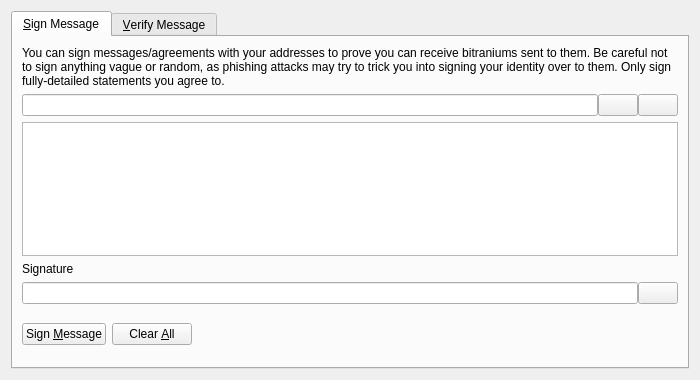
<?xml version="1.0" encoding="UTF-8"?>
<ui version="4.0">
 <class>SignVerifyMessageDialog</class>
 <widget class="QDialog" name="SignVerifyMessageDialog">
  <property name="geometry">
   <rect>
    <x>0</x>
    <y>0</y>
    <width>700</width>
    <height>380</height>
   </rect>
  </property>
  <property name="windowTitle">
   <string>Signatures - Sign / Verify a Message</string>
  </property>
  <property name="modal">
   <bool>true</bool>
  </property>
  <layout class="QVBoxLayout" name="verticalLayout">
   <item>
    <widget class="QTabWidget" name="tabWidget">
     <property name="currentIndex">
      <number>0</number>
     </property>
     <widget class="QWidget" name="tabSignMessage">
      <attribute name="title">
       <string>&amp;Sign Message</string>
      </attribute>
      <layout class="QVBoxLayout" name="verticalLayout_SM">
       <item>
        <widget class="QLabel" name="infoLabel_SM">
         <property name="text">
          <string>You can sign messages/agreements with your addresses to prove you can receive bitraniums sent to them. Be careful not to sign anything vague or random, as phishing attacks may try to trick you into signing your identity over to them. Only sign fully-detailed statements you agree to.</string>
         </property>
         <property name="textFormat">
          <enum>Qt::PlainText</enum>
         </property>
         <property name="wordWrap">
          <bool>true</bool>
         </property>
        </widget>
       </item>
       <item>
        <layout class="QHBoxLayout" name="horizontalLayout_1_SM">
         <property name="spacing">
          <number>0</number>
         </property>
         <item>
          <widget class="QValidatedLineEdit" name="addressIn_SM">
           <property name="toolTip">
            <string>The Bitranium address to sign the message with</string>
           </property>
          </widget>
         </item>
         <item>
          <widget class="QPushButton" name="addressBookButton_SM">
           <property name="toolTip">
            <string>Choose previously used address</string>
           </property>
           <property name="text">
            <string/>
           </property>
           <property name="icon">
            <iconset resource="../bitcoin.qrc">
             <normaloff>:/icons/address-book</normaloff>:/icons/address-book</iconset>
           </property>
           <property name="shortcut">
            <string>Alt+A</string>
           </property>
           <property name="autoDefault">
            <bool>false</bool>
           </property>
          </widget>
         </item>
         <item>
          <widget class="QPushButton" name="pasteButton_SM">
           <property name="toolTip">
            <string>Paste address from clipboard</string>
           </property>
           <property name="text">
            <string/>
           </property>
           <property name="icon">
            <iconset resource="../bitcoin.qrc">
             <normaloff>:/icons/editpaste</normaloff>:/icons/editpaste</iconset>
           </property>
           <property name="shortcut">
            <string>Alt+P</string>
           </property>
           <property name="autoDefault">
            <bool>false</bool>
           </property>
          </widget>
         </item>
        </layout>
       </item>
       <item>
        <widget class="QPlainTextEdit" name="messageIn_SM">
         <property name="toolTip">
          <string>Enter the message you want to sign here</string>
         </property>
        </widget>
       </item>
       <item>
        <widget class="QLabel" name="signatureLabel_SM">
         <property name="text">
          <string>Signature</string>
         </property>
         <property name="textFormat">
          <enum>Qt::PlainText</enum>
         </property>
        </widget>
       </item>
       <item>
        <layout class="QHBoxLayout" name="horizontalLayout_2_SM">
         <property name="spacing">
          <number>0</number>
         </property>
         <item>
          <widget class="QLineEdit" name="signatureOut_SM">
           <property name="font">
            <font>
             <italic>true</italic>
            </font>
           </property>
           <property name="readOnly">
            <bool>true</bool>
           </property>
          </widget>
         </item>
         <item>
          <widget class="QPushButton" name="copySignatureButton_SM">
           <property name="toolTip">
            <string>Copy the current signature to the system clipboard</string>
           </property>
           <property name="text">
            <string/>
           </property>
           <property name="icon">
            <iconset resource="../bitcoin.qrc">
             <normaloff>:/icons/editcopy</normaloff>:/icons/editcopy</iconset>
           </property>
           <property name="autoDefault">
            <bool>false</bool>
           </property>
          </widget>
         </item>
        </layout>
       </item>
       <item>
        <layout class="QHBoxLayout" name="horizontalLayout_3_SM">
         <item>
          <widget class="QPushButton" name="signMessageButton_SM">
           <property name="toolTip">
            <string>Sign the message to prove you own this Bitranium address</string>
           </property>
           <property name="text">
            <string>Sign &amp;Message</string>
           </property>
           <property name="icon">
            <iconset resource="../bitcoin.qrc">
             <normaloff>:/icons/edit</normaloff>:/icons/edit</iconset>
           </property>
           <property name="autoDefault">
            <bool>false</bool>
           </property>
          </widget>
         </item>
         <item>
          <widget class="QPushButton" name="clearButton_SM">
           <property name="toolTip">
            <string>Reset all sign message fields</string>
           </property>
           <property name="text">
            <string>Clear &amp;All</string>
           </property>
           <property name="icon">
            <iconset resource="../bitcoin.qrc">
             <normaloff>:/icons/remove</normaloff>:/icons/remove</iconset>
           </property>
           <property name="autoDefault">
            <bool>false</bool>
           </property>
          </widget>
         </item>
         <item>
          <spacer name="horizontalSpacer_1_SM">
           <property name="orientation">
            <enum>Qt::Horizontal</enum>
           </property>
           <property name="sizeHint" stdset="0">
            <size>
             <width>40</width>
             <height>48</height>
            </size>
           </property>
          </spacer>
         </item>
         <item>
          <widget class="QLabel" name="statusLabel_SM">
           <property name="font">
            <font>
             <weight>75</weight>
             <bold>true</bold>
            </font>
           </property>
           <property name="text">
            <string/>
           </property>
           <property name="wordWrap">
            <bool>true</bool>
           </property>
          </widget>
         </item>
         <item>
          <spacer name="horizontalSpacer_2_SM">
           <property name="orientation">
            <enum>Qt::Horizontal</enum>
           </property>
           <property name="sizeHint" stdset="0">
            <size>
             <width>40</width>
             <height>48</height>
            </size>
           </property>
          </spacer>
         </item>
        </layout>
       </item>
      </layout>
     </widget>
     <widget class="QWidget" name="tabVerifyMessage">
      <attribute name="title">
       <string>&amp;Verify Message</string>
      </attribute>
      <layout class="QVBoxLayout" name="verticalLayout_VM">
       <item>
        <widget class="QLabel" name="infoLabel_VM">
         <property name="text">
          <string>Enter the receiver's address, message (ensure you copy line breaks, spaces, tabs, etc. exactly) and signature below to verify the message. Be careful not to read more into the signature than what is in the signed message itself, to avoid being tricked by a man-in-the-middle attack. Note that this only proves the signing party receives with the address, it cannot prove sendership of any transaction!</string>
         </property>
         <property name="textFormat">
          <enum>Qt::PlainText</enum>
         </property>
         <property name="alignment">
          <set>Qt::AlignLeading|Qt::AlignLeft|Qt::AlignTop</set>
         </property>
         <property name="wordWrap">
          <bool>true</bool>
         </property>
        </widget>
       </item>
       <item>
        <layout class="QHBoxLayout" name="horizontalLayout_1_VM">
         <property name="spacing">
          <number>0</number>
         </property>
         <item>
          <widget class="QValidatedLineEdit" name="addressIn_VM">
           <property name="toolTip">
            <string>The Bitranium address the message was signed with</string>
           </property>
          </widget>
         </item>
         <item>
          <widget class="QPushButton" name="addressBookButton_VM">
           <property name="toolTip">
            <string>Choose previously used address</string>
           </property>
           <property name="text">
            <string/>
           </property>
           <property name="icon">
            <iconset resource="../bitcoin.qrc">
             <normaloff>:/icons/address-book</normaloff>:/icons/address-book</iconset>
           </property>
           <property name="shortcut">
            <string>Alt+A</string>
           </property>
           <property name="autoDefault">
            <bool>false</bool>
           </property>
          </widget>
         </item>
        </layout>
       </item>
       <item>
        <widget class="QPlainTextEdit" name="messageIn_VM"/>
       </item>
       <item>
        <widget class="QValidatedLineEdit" name="signatureIn_VM"/>
       </item>
       <item>
        <layout class="QHBoxLayout" name="horizontalLayout_2_VM">
         <item>
          <widget class="QPushButton" name="verifyMessageButton_VM">
           <property name="toolTip">
            <string>Verify the message to ensure it was signed with the specified Bitranium address</string>
           </property>
           <property name="text">
            <string>Verify &amp;Message</string>
           </property>
           <property name="icon">
            <iconset resource="../bitcoin.qrc">
             <normaloff>:/icons/transaction_0</normaloff>:/icons/transaction_0</iconset>
           </property>
           <property name="autoDefault">
            <bool>false</bool>
           </property>
          </widget>
         </item>
         <item>
          <widget class="QPushButton" name="clearButton_VM">
           <property name="toolTip">
            <string>Reset all verify message fields</string>
           </property>
           <property name="text">
            <string>Clear &amp;All</string>
           </property>
           <property name="icon">
            <iconset resource="../bitcoin.qrc">
             <normaloff>:/icons/remove</normaloff>:/icons/remove</iconset>
           </property>
           <property name="autoDefault">
            <bool>false</bool>
           </property>
          </widget>
         </item>
         <item>
          <spacer name="horizontalSpacer_1_VM">
           <property name="orientation">
            <enum>Qt::Horizontal</enum>
           </property>
           <property name="sizeHint" stdset="0">
            <size>
             <width>40</width>
             <height>48</height>
            </size>
           </property>
          </spacer>
         </item>
         <item>
          <widget class="QLabel" name="statusLabel_VM">
           <property name="font">
            <font>
             <weight>75</weight>
             <bold>true</bold>
            </font>
           </property>
           <property name="text">
            <string/>
           </property>
           <property name="wordWrap">
            <bool>true</bool>
           </property>
          </widget>
         </item>
         <item>
          <spacer name="horizontalSpacer_2_VM">
           <property name="orientation">
            <enum>Qt::Horizontal</enum>
           </property>
           <property name="sizeHint" stdset="0">
            <size>
             <width>40</width>
             <height>48</height>
            </size>
           </property>
          </spacer>
         </item>
        </layout>
       </item>
      </layout>
     </widget>
    </widget>
   </item>
  </layout>
 </widget>
 <customwidgets>
  <customwidget>
   <class>QValidatedLineEdit</class>
   <extends>QLineEdit</extends>
   <header>qt/qvalidatedlineedit.h</header>
  </customwidget>
 </customwidgets>
 <resources>
  <include location="../bitcoin.qrc"/>
 </resources>
 <connections/>
</ui>
